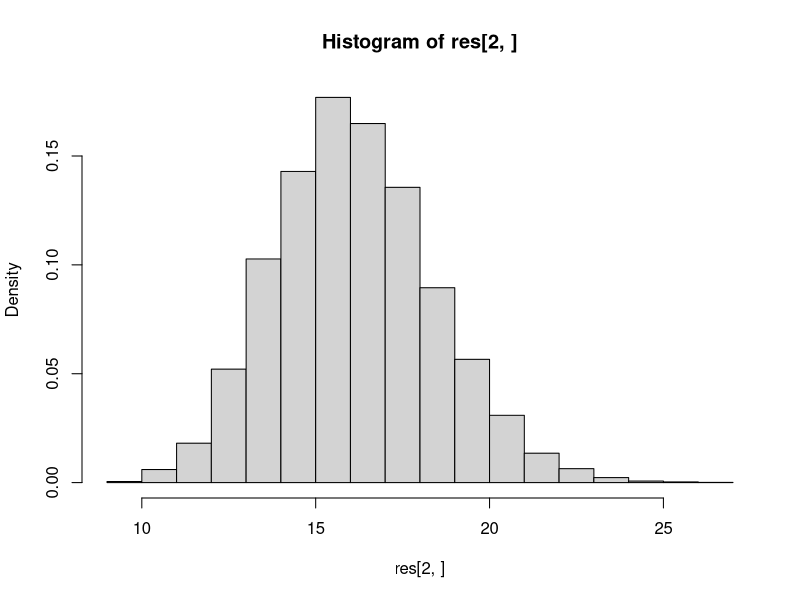

Write R code to recreate this figure.
## ---- chunk 1
n <- 100
sigma <- 4
mu <- 10

res <- replicate(10000, expr = {
  x <- rnorm(n, mu, sigma)
  x_new <- rnorm(1, mu, sigma)
  se <- (x_new - mean(x))^2
  s <- sd(x)
  est.mse <- s^2 + s^2/n
  c(se, est.mse)
})
# measured mse
mse <- mean(res[1, ])
mse

# true mse
sigma^2 + sigma^2 / n

# mse estimated from data
est.mse <- mean(res[2, ])
est.mse
hist(res[2, ], prob=T)
var(res[2, ])

